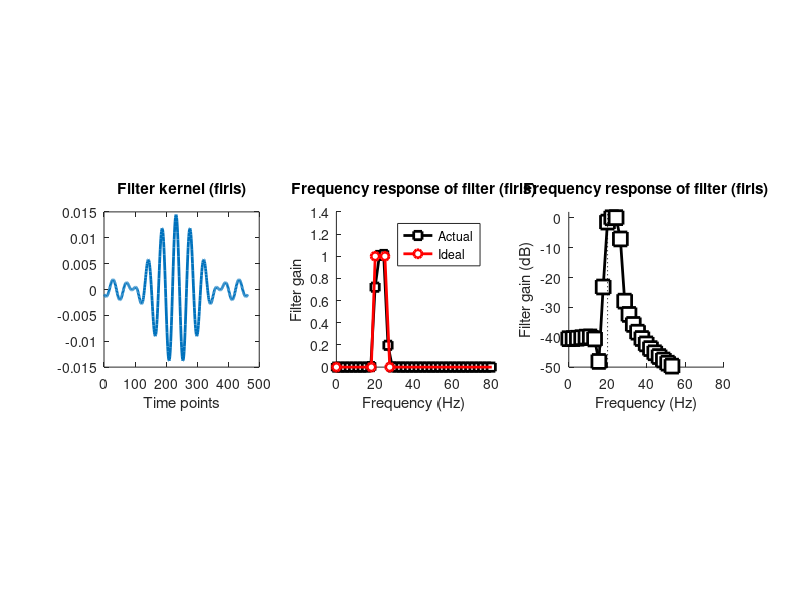
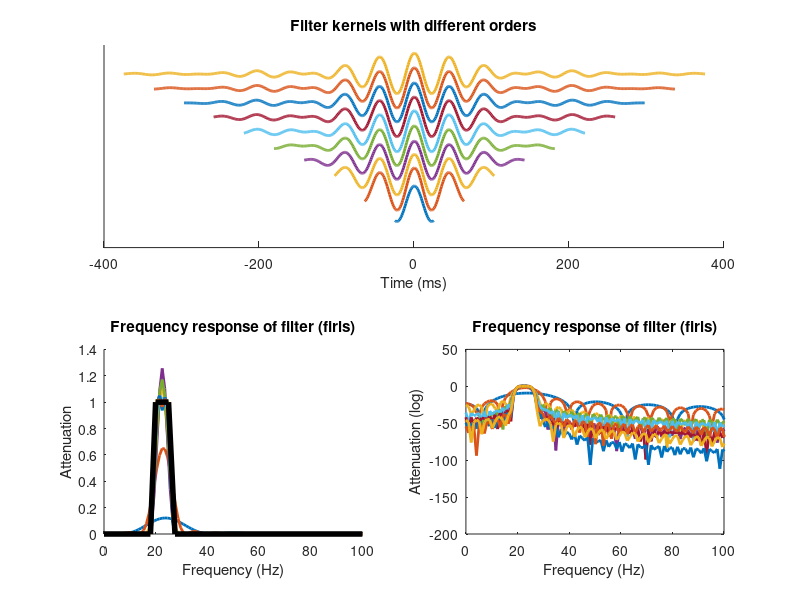
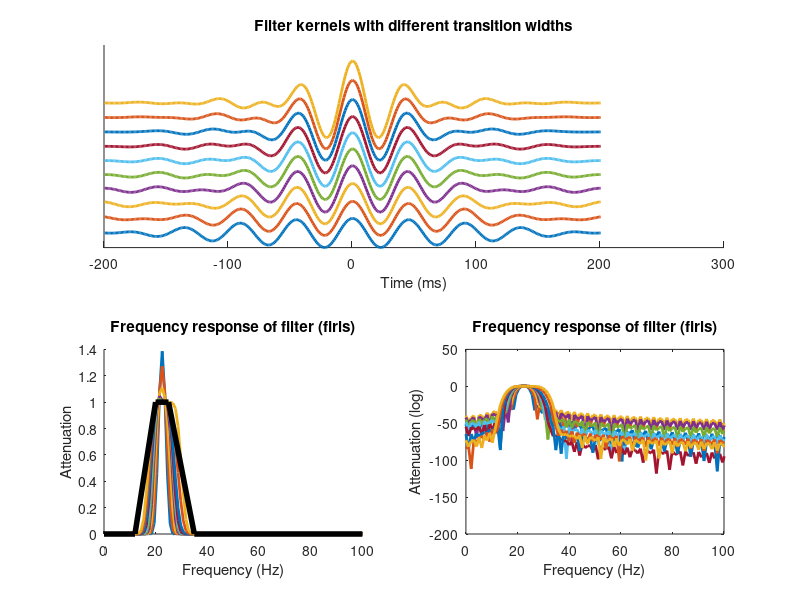

Recreate these plots in MATLAB, in order.
clc;
clear all;
%%
% FIR filters with firls
%%
srate   = 1024; % hz
nyquist = srate/2;
frange  = [20 25];
transw  = .1;
order   = round( 9*srate/frange(1) );

shape   = [ 0 0 1 1 0 0 ];
frex    = [ 0 frange(1)-frange(1)*transw frange frange(2)+frange(2)*transw nyquist ] / nyquist;

% filter kernel
filtkern = firls(order,frex,shape);

% compute the power spectrum of the filter kernel
filtpow = abs(fft(filtkern)).^2;
% compute the frequencies vector and remove negative frequencies
hz      = linspace(0,srate/2,floor(length(filtkern)/2)+1);
filtpow = filtpow(1:length(hz));




figure(1), clf
subplot(131)
plot(filtkern,'linew',2)
xlabel('Time points')
title('Filter kernel (firls)')
axis square



% plot amplitude spectrum of the filter kernel
subplot(132), hold on
plot(hz,filtpow,'ks-','linew',2,'markerfacecolor','w')
plot(frex*nyquist,shape,'ro-','linew',2,'markerfacecolor','w')


% make the plot look nicer
set(gca,'xlim',[0 frange(1)*4])
xlabel('Frequency (Hz)'), ylabel('Filter gain')
legend({'Actual';'Ideal'})
title('Frequency response of filter (firls)')
axis square


subplot(133), hold on
plot(hz,10*log10(filtpow),'ks-','linew',2,'markersize',10,'markerfacecolor','w')
plot([1 1]*frange(1),get(gca,'ylim'),'k:')
set(gca,'xlim',[0 frange(1)*4],'ylim',[-50 2])
xlabel('Frequency (Hz)'), ylabel('Filter gain (dB)')
title('Frequency response of filter (firls)')
axis square

%% effects of the filter kernel order

% range of orders
ordersF = ( 1*srate/frange(1)) / (srate/1000);
ordersL = (15*srate/frange(1)) / (srate/1000);

orders = round( linspace(ordersF,ordersL,10) );


% initialize
fkernX = zeros(length(orders),1000);
hz = linspace(0,srate,1000);

figure(2), clf
for oi=1:length(orders)
    
    % create filter kernel
    fkern = firls(orders(oi),frex,shape);
    n(oi) = length(fkern);

    % take its FFT
    fkernX(oi,:) = abs(fft(fkern,1000)).^2;
    
    % show in plot
    subplot(211), hold on
    plot((1:n(oi))-n(oi)/2,fkern+.01*oi,'linew',2)
end
xlabel('Time (ms)')
set(gca,'ytick',[])
title('Filter kernels with different orders')


subplot(223), hold on
plot(hz,fkernX,'linew',2)
plot(frex*nyquist,shape,'k','linew',4)
set(gca,'xlim',[0 100])
xlabel('Frequency (Hz)'), ylabel('Attenuation')
title('Frequency response of filter (firls)')



subplot(224)
plot(hz,10*log10(fkernX),'linew',2)
set(gca,'xlim',[0 100])
xlabel('Frequency (Hz)'), ylabel('Attenuation (log)')
title('Frequency response of filter (firls)')

%% effects of the filter transition width

% range of transitions
transwidths = linspace(.01,.4,10);


% initialize
fkernX = zeros(length(transwidths),1000);
hz = linspace(0,srate,1000);

figure(3), clf
for ti=1:length(transwidths)
    
    % create filter kernel
    frex  = [ 0 frange(1)-frange(1)*transwidths(ti) frange(1) frange(2) frange(2)+frange(2)*transwidths(ti) nyquist ] / nyquist;
    fkern = firls(400,frex,shape);
    n(ti) = length(fkern);

    % take its FFT
    fkernX(ti,:) = abs(fft(fkern,1000)).^2;
    
    % show in plot
    subplot(211), hold on
    plot((1:n(ti))-n(ti)/2,fkern+.01*ti,'linew',2)
end
xlabel('Time (ms)')
set(gca,'ytick',[])
title('Filter kernels with different transition widths')


subplot(223), hold on
plot(hz,fkernX,'linew',2)
plot(frex*nyquist,shape,'k','linew',4)
set(gca,'xlim',[0 100])
xlabel('Frequency (Hz)'), ylabel('Attenuation')
title('Frequency response of filter (firls)')


subplot(224)
plot(hz,10*log10(fkernX),'linew',2)
set(gca,'xlim',[0 100])
xlabel('Frequency (Hz)'), ylabel('Attenuation (log)')
title('Frequency response of filter (firls)')

%% done.
